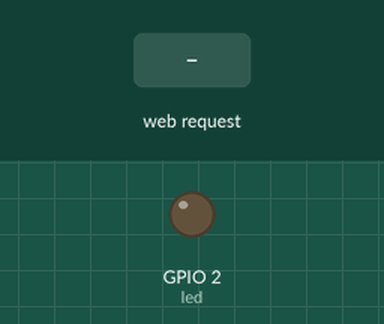
Recording of a sketch running on a simulated ESP8266 (NodeMCU). Shown: output pins drawn as LEDs (lit = HIGH). The test bench sets the inputs (shaded band). WiFi joins after 1.5 s; servers stay silent unless stated; what the sketch prints to the serial monitor is not drawn.

Above: at 2.7 s.
2.8 s: HTTP request GET /on received
At 4.0 s:
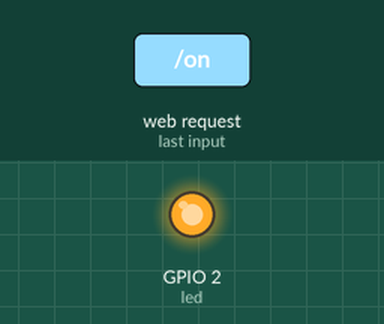
4.3 s: HTTP request GET /off received
At 5.2 s:
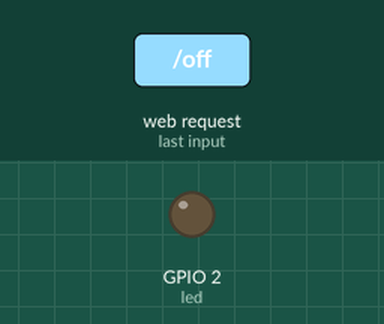
Timing chart, 0 to 7.3 s (numbered marks = the images above; inputs shaded):
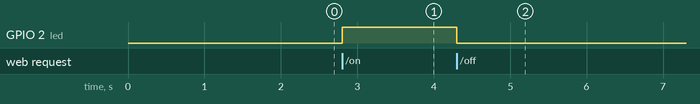

The sketch:

esp8266_led_on_off.ino
```cpp
#include <ESP8266WiFi.h>
#include <WiFiClient.h>
#include <ESP8266WebServer.h>
#include <ESP8266mDNS.h>

const char* ssid = "Radisson_Guest";
const char* password = "";

ESP8266WebServer server(80);

const int led = 2;

void handleRoot() {
  server.send(200, "text/html", "<html><head><meta name=\"viewport\" content=\"width=device-width\"><meta name=\"viewport\" content=\"initial-scale=1.0\"><title>LED on/off via ESP8266</title></head><body><a href=\"/on\"><h2>On</h2></a><br/><a href=\"/off\"><h2>Off</h2></a></body></html>");
}

void handleNotFound(){
  digitalWrite(led, 1);
  String message = "File Not Found\n\n";
  message += "URI: ";
  message += server.uri();
  message += "\nMethod: ";
  message += (server.method() == HTTP_GET)?"GET":"POST";
  message += "\nArguments: ";
  message += server.args();
  message += "\n";
  for (uint8_t i=0; i<server.args(); i++){
    message += " " + server.argName(i) + ": " + server.arg(i) + "\n";
  }
  server.send(404, "text/plain", message);
  digitalWrite(led, 0);
}

void setup(void){
  pinMode(led, OUTPUT);
  digitalWrite(led, LOW);
  Serial.begin(115200);
  WiFi.begin(ssid, password);
  Serial.println("");

  // Wait for connection
  while (WiFi.status() != WL_CONNECTED) {
    delay(500);
    Serial.print(".");
  }
  Serial.println("");
  Serial.print("Connected to ");
  Serial.println(ssid);
  Serial.print("IP address: ");
  Serial.println(WiFi.localIP());

  if (MDNS.begin("esp8266")) {
    Serial.println("MDNS responder started");
  }

  server.on("/", handleRoot);
  server.on("/on", [](){
    digitalWrite(led, HIGH);
    server.sendHeader("Location", String("/"), true);
    server.send (302, "text/plain", "");
  });
  server.on("/off", [](){
    digitalWrite(led, LOW);
    server.sendHeader("Location", String("/"), true);
    server.send (302, "text/plain", "");
  });

  server.onNotFound(handleNotFound);

  server.begin();
  Serial.println("HTTP server started");
}

void loop(void){
  server.handleClient();
}
```

Measured:
- after the input at 2.8 s, GPIO 2 (led): LOW → HIGH at once
- after the input at 4.3 s, GPIO 2 (led): HIGH → LOW at once
